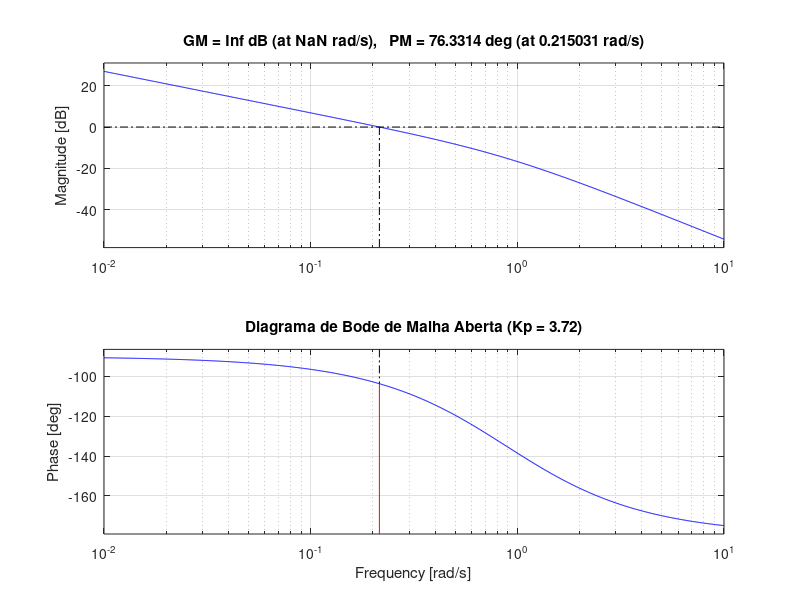
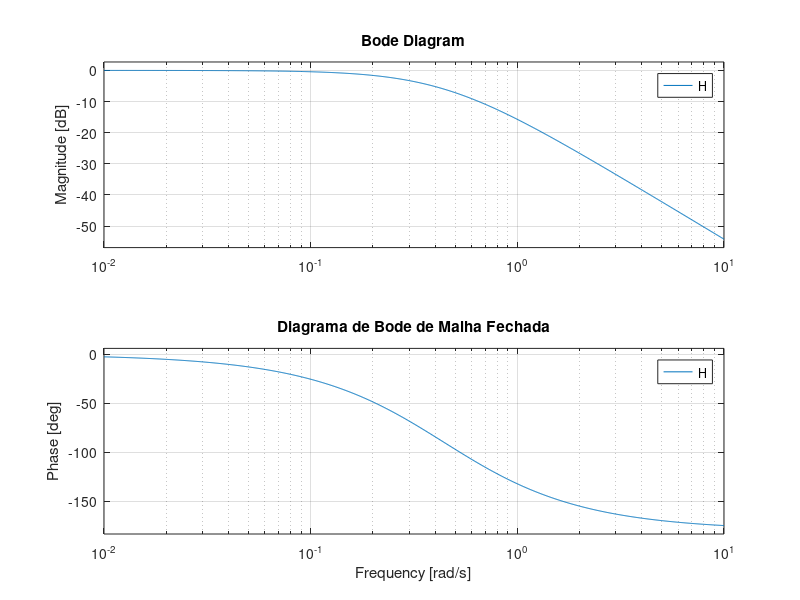

Write MATLAB code to recreate these figures, in order. (Note: this script raises an error after producing the figures.)
clear; close all; clc;

% --- 1. Definição do Sistema ---
s = tf("s");
G_s = (0.0526)/(s^2 + 0.8842*s);
Kp = 3.72;

% --- 2. Malha Aberta (L) ---
% A análise de estabilidade (Margens) é feita na MALHA ABERTA!
L = Kp * G_s;

% --- 3. Malha Fechada (H) ---
% A análise de velocidade (Largura de Banda) é feita na MALHA FECHADA!
H = feedback(L, 1);

% --- 4. Plotagem e Cálculo das Margens ---
figure;
%bode(L);
% A função margin plota o Bode e já marca as margens visualmente
margin(L); 
grid on;
title(['Diagrama de Bode de Malha Aberta (Kp = ' num2str(Kp) ')']);

% Extraindo os valores numéricos
[Gm, Pm, Wcg, Wcp] = margin(L);
margin_ganho_db = 20*log10(Gm);

% --- 5. Plotagem da Malha Fechada e Largura de Banda ---
figure;
bode(H);
grid on;
title('Diagrama de Bode de Malha Fechada');

% Calculando a largura de banda (frequência onde o ganho cai -3dB)
bw = bandwidth(H);

% --- 6. Exibindo Resultados no Console ---
disp('--- Análise de Resposta em Frequência ---');
disp(['Margem de Ganho (MG): ' num2str(margin_ganho_db) ' dB']);
disp(['Margem de Fase (MF):  ' num2str(Pm) ' graus']);
disp(['Frequência de Cruzamento de Ganho: ' num2str(Wcp) ' rad/s']);
disp(['Largura de Banda (Malha Fechada): ' num2str(bw) ' rad/s']);
